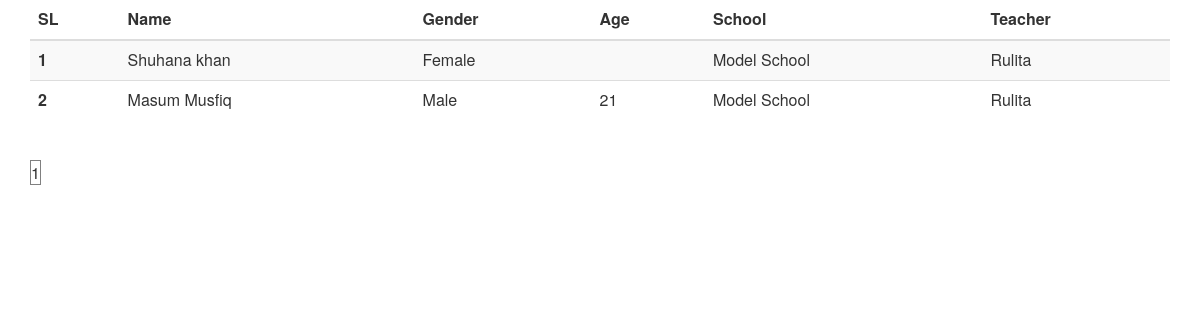
The app's page /registration/list/ with its own data.
### Information/models.py (models this page shows, shortened)
class Student_School_Teacher(models.Model):
    student_name = models.ForeignKey(Student, on_delete=models.CASCADE)
    school_teacher_name = models.ForeignKey(School_Teacher, on_delete=models.CASCADE)

class Student(models.Model):
    name = models.TextField(max_length=50, null=False, blank=False)
    gender = models.TextField(max_length=10, null=True, blank=True)
    address = models.TextField(max_length=250, null=True, blank=True)
    age = models.IntegerField(null=True, blank=True)
    dob = models.DateField(null=False, blank=False)

class School_Teacher(models.Model):
    school_name = models.ForeignKey(School, on_delete=models.CASCADE)
    teacher_name = models.ForeignKey(Teacher, on_delete=models.CASCADE)

class School(models.Model):
    name = models.TextField(max_length=50, unique=True)
    location = models.TextField(max_length=250, null=False, blank=False)

class Teacher(models.Model):
    name = models.TextField(max_length=50, null=False, blank=False)
    mobile = models.TextField(max_length=15, unique=True)
    email = models.EmailField(max_length=254, unique=True)
    activate = models.BooleanField(default=True)

### Information/views.py (the view)
def list(request):
    stu_teacher_obj = Student_School_Teacher.objects.all()
    paginator = Paginator(stu_teacher_obj, 10)
    page = request.GET.get('page')
    stu_teacher_obj = paginator.get_page(page)
    return render(request, 'table.html', {'stu_teacher_obj': stu_teacher_obj})

### templates/table.html (shortened to what this page needs)
{% load static %}
<html lang="en">
<head>
    <link rel="stylesheet" href="http://maxcdn.bootstrapcdn.com/bootstrap/3.3.4/css/bootstrap.min.css">
    <link type ="text/css" rel="stylesheet" href="{% static 'css/login.css' %}">
</head>
<body>
    <div class="container">
        <table class="table table-striped">
            <thead>
            <tr>
                <th scope="col">SL</th>
                <th scope="col">Name</th>
                <th scope="col">Gender</th>
                <th scope="col">Age</th>
                <th scope="col">School</th>
                <th scope="col">Teacher</th>
            </tr>
            </thead>
            <tbody>
            {% for obj in stu_teacher_obj %}
                <tr>
                    <th>{{ forloop.counter }}</th>
                    <td>{{ obj.student_name.name }}</td>
                    <td>{{ obj.student_name.gender }}</td>
                    {% if obj.student_name.age == None %}
                        <td></td>
                    {% else %}
                        <td>{{ obj.student_name.age }}</td>
                    {% endif %}
                    <td>{{ obj.school_teacher_name.school_name.name }}</td>
                    <td>{{ obj.school_teacher_name.teacher_name.name }}</td>
                </tr>
            {% endfor %}
            </tbody>
        </table>
    <div class="pagination">
        <table border="1">
                <tr>
                    <td>{{ stu_teacher_obj.number }}</td>
                </tr>
        </table>
    </div>
    </div>
</body>
</html>

### records on screen
Student_School_Teacher: student_name.name "Shuhana khan", student_name.gender "Female", school_teacher_name.school_name.name "Model School", school_teacher_name.teacher_name.name "Rulita"
Student_School_Teacher: student_name.name "Masum Musfiq", student_name.gender "Male", student_name.age "21", school_teacher_name.school_name.name "Model School", school_teacher_name.teacher_name.name "Rulita"

### other values on screen
{{ stu_teacher_obj.number }} "1"
